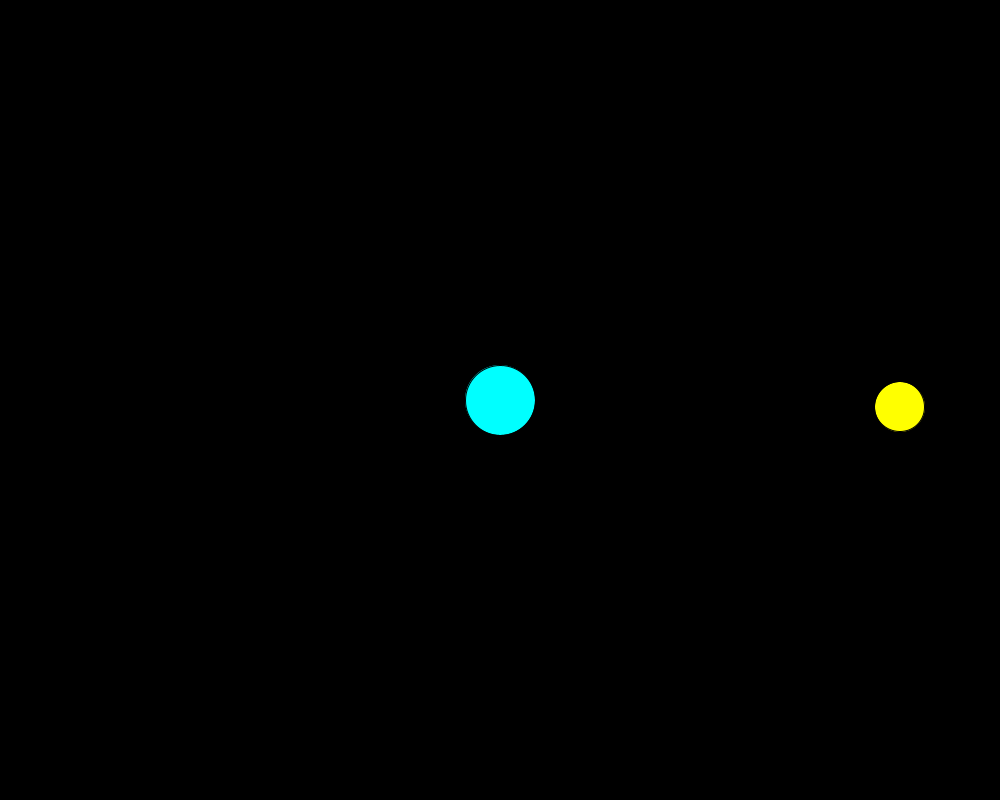
Frame 1 (no input)
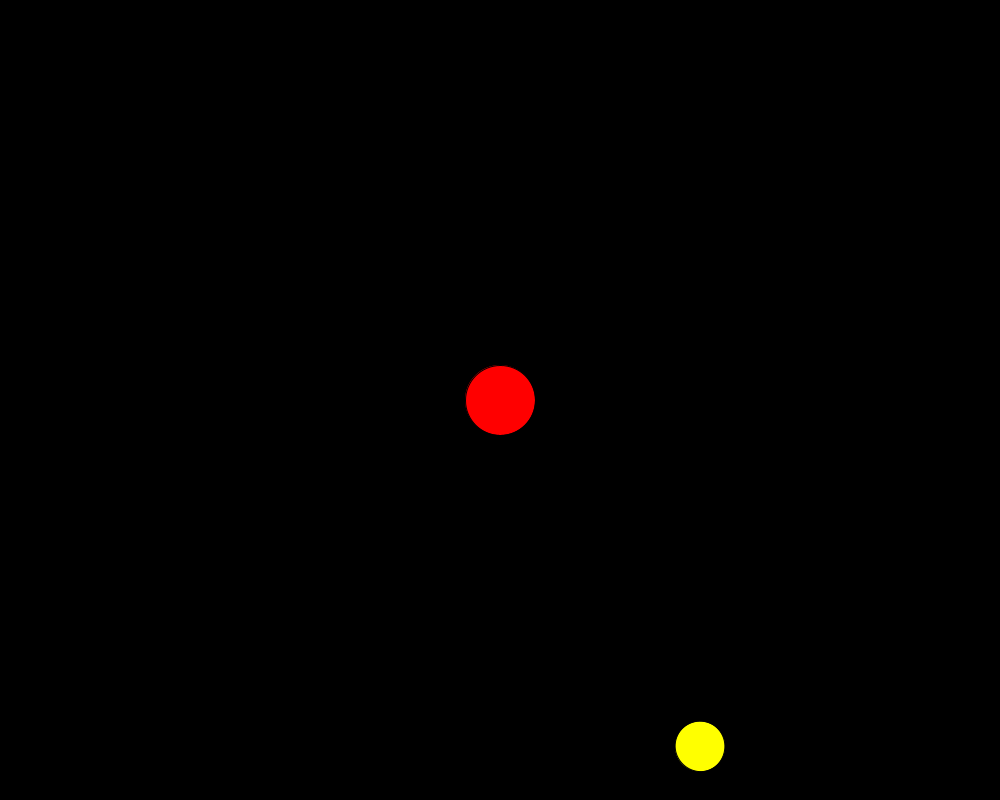
Frame 60 (the mouse pressed at the canvas centre just before this capture)
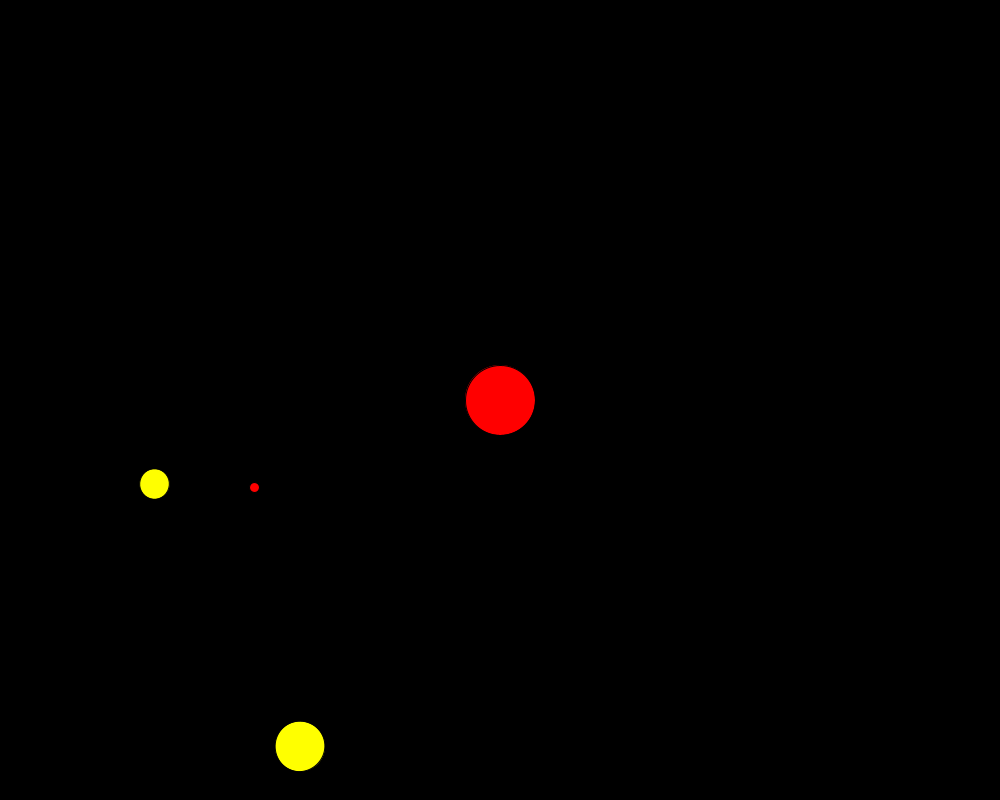
Frame 120 (the mouse held since frame 60 and released just before this capture)

The Processing sketch that drew these frames (run headless with seeded random() and noise(); from frame 60 on, the mouse is pressed at the canvas centre):

// Processing sketch: processing_114793
// ── processing_114793.pde

int n=1;

void setup() {
 size(1000,800);
 background(0);
 fill(0,255,255);  
}

void draw() {
 background(0);
 translate(500,400); 
 ellipse(0,0,70,70); 
 rotate(radians(n));
 translate(400,0); 
  fill(255,255,0); 
 ellipse(0,0,50,50);
 n++;
 rotate(radians(n));
 translate(300,0); 
  fill(255,255,0); 
 ellipse(0,0,30,30);
 rotate(radians(n));
 translate(100,0);
 fill(255,0 ,0); 
 ellipse(0,0,10,10);
}
